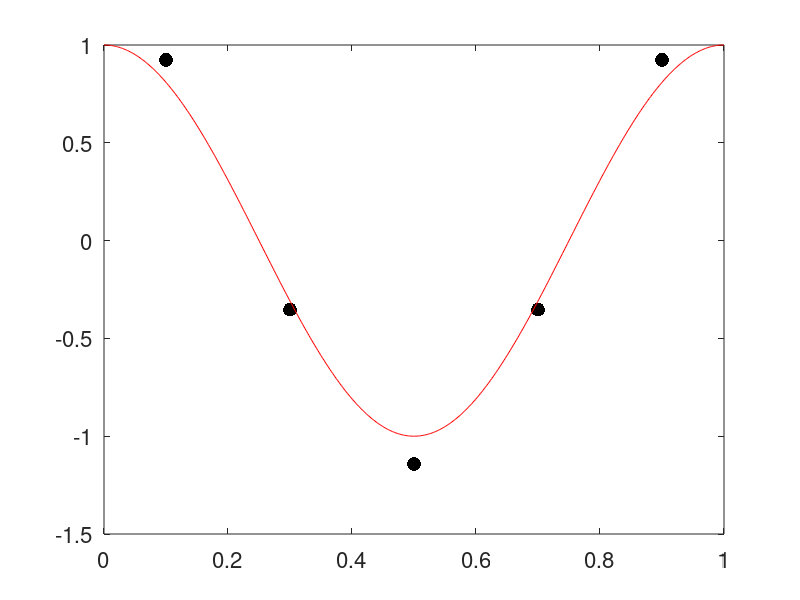
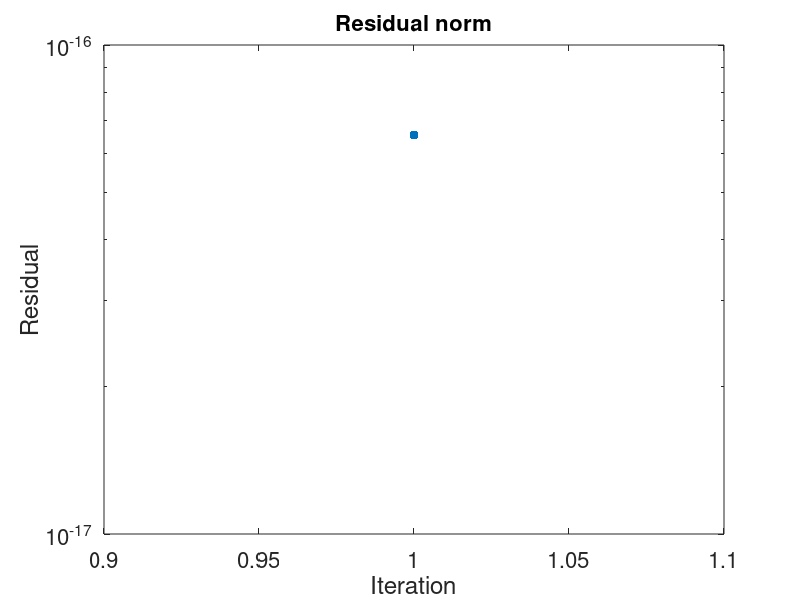

Source code (MATLAB) for these figures, in order:
function neumann(method,sc)
% NEUMANN solves a 1d Neumann problem
%
% NEUMANN(METHOD,SOLVER_CHOICE) solves using a two step procesure (METHOD=1) or by
% setting an interior value (METHOD=2).   SOLVER_CHOICE is one of 'direct',
% 'pcg','bicgstab' or 'gmres'.
%


global A h solver_choice;

if (nargin < 2)
    sc = 'direct';
    if (nargin < 1)
        method = 1;    % 1 : Two step procedure;  2 : set interior value.
    end
end

plot_eig = false;    % Plot eigenvalues and return

% In the two step version, we can impose either mean on the boundary or the
% interior.  Choices : 
% 
%  enforce_mean_bc       : Enforce zero mean on the boundary
%  enforce_mean_domain   : Enforce zero mean in the domain.
% 

twostep_choice = 'enforce_mean_domain';   


solver_choice = sc;
tol = 1e-8;

% --------------------------------
% Physical parameters
% --------------------------------
u_true = @(x) cos(2*pi*x);
ux_true = @(x) -(2*pi)*sin(2*pi*x);
uxx_true = @(x) -(2*pi)^2*cos(2*pi*x);

% u_true = @(x) x - 0.5;
% ux_true = @(x) ones(size(x));
% uxx_true = @(x) zeros(size(x));

% Domain
ax = 0;
bx = 1;

% --------------------------------
% Numerical parameters
% --------------------------------

N = input('Input N : ');
h = (bx-ax)/N;

xe = linspace(0,1,N+1)';
xc = xe(1:end-1) + h/2;

uc = u_true(xc);
ul = u_true(xe(1));
ur = u_true(xe(end));
uxl = ux_true(xe(1));
uxr = ux_true(xe(end));

% Check compatibility
s = sum(uxx_true(xc));   % FTC!
tol_input = 1e-8;
if abs(s - (uxr-uxl)) > tol_input
    warning('Compatibility condition not satisfied');
end
if abs(ul + ur) > tol_input
    warning('The true solution on the boundary does not have zero mean')
end
if (abs(sum(uc)*h) > tol_input)
    warning('The true solution does not have zero mean');
end

switch method
    case 1
        % Two step procedure;  Enforce zero mean either on the boundary or 
        % in the domain.
        
        switch twostep_choice
            case 'enforce_mean_bc'
                enforce = @F;
            case 'enforce_mean_domain'
                enforce = @G;
        end
        
        % Set up matrix with Dirichlet condition at left edge; Neumann at
        % right.
        z = ones(N,1);
        A = spdiags([z -2*z z],-1:1,N,N);
        A(1,1) = -3;
        A(N,N) = -1;
        
        if (plot_eig)
            figure(2)
            clf;
            plot(eig(full(A)),'.','markersize',30);
            set(gca,'fontsize',16);
            hold on;
            plot(xlim,[0 0],'k--');
            plot([0 0],ylim,'k--');
            hold off;
            fprintf('Minimum eigenvalue : %12.4e\n',min(abs(eig(full(A)))));
            return
        end
        
        % Right hand side
        f = h^2*uxx_true(xc);
        
        % Solve for unknown value at left end point by solving F(g) = 0
        % where
        %          F(g) = a*g + b
        %
        
        tic;
        b = enforce(f,0,uxl,uxr);      % set g=0
        a = enforce(f,1,uxl,uxr) - b;  % set g=1
        g = -b/a;
        
        % Final solution
        [c,u,flag,relres,iter,resvec] = enforce(f,g,uxl,uxr);   % c should be 0 here
        t1 = toc;

    case 2
        % Neumann conditions at both ends with identity stencil at one
        % point
        
        z = ones(N,1);
        A = spdiags([z -2*z z],-1:1,N,N);
        A(1,1) = -1;
        A(N,N) = -1;
        
        if (plot_eig)
            figure(2)
            clf
            plot(sort(eig(full(A))),'b.','markersize',30);
            hold on;
            fprintf('Minimum eigenvalue : %12.4e\n',min(abs(eig(full(A)))));
        end
        
        % Set one point to identity stencil.  By setting to -2, 
        % we get a positive definite matrix (although PCG still doesn't
        % really work (???)
        A(N/2,(N/2-1):(N/2+1)) = [0 -2 0];
        
        if (plot_eig)
            plot(sort(eig(full(A))),'ro','markersize',7);
            plot(xlim,[0 0],'k--');
            plot([0 0],ylim,'k--');
            set(gca,'fontsize',16);
            hold off;
            legend({'Neumann', 'Modified Neumann'},'fontsize',16,'location','northwest')
            fprintf('Minimum eigenvalue : %12.4e\n',min(abs(eig(full(A)))));
            return
        end
        
        % Right hand side
        f = h^2*uxx_true(xc);
        
        % Set one point to identity stencil.
        f(N/2) = -2*u_true(xc(N/2));
        
        % BC
        bc = zeros(N,1);
        bc(1) = h*uxl;       % Dirichlet condition at left end
        bc(end) = -h*uxr;
        
        % Solver linear sysytem
        f = f + bc;
        maxit = 2*N;
        
        tic
        switch solver_choice
            case 'direct'
                u = A\f;
                flag = 0;
                relres = norm(A*u-f)/norm(f);
                iter = 1;
                resvec = relres;
                
            case 'bicgstab'
                [u,flag,relres,iter,resvec] = bicgstab(-A,-f,tol,maxit);
            case 'pcg'
                [u,flag,relres,iter,resvec] = pcg(-A,-f,tol,maxit);
            case 'gmres'
                restart = 20;
                maxit = 5*N;
                [u,flag,relres,iter,resvec] = gmres(-A,-f,restart,tol,maxit);                
        end
        t1 = toc;
    case 3
        % Mean value of the true solution; used for setting the constant in
        % the computed solution.
        meanSol = h*sum(u_true(xc));
        
        % Right hand side
        f = h^2*uxx_true(xc);
        tic
        fhat = dct2(f);
        den = -4*sin((0:N-1)'*pi/(2*N)).^2;
        phat = fhat./den;
        phat(1) = meanSol/h;  % Pick the constant to be the mean of the solution
        u = idct2(phat);
        t1 = toc;
        flag = 0;

        % Compute the residual
        z = ones(N,1);
        A = spdiags([z -2*z z],-1:1,N,N);
        A(1,1) = -1;
        A(N,N) = -1;
        relres = norm(A*u-f)/norm(f);
        iter = 1;
        resvec = relres;
end

% Plot the solution
figure(1);
clf
plot(xc,u,'k.','markersize',30);
hold on;

xf = linspace(0,1,500);
uf = u_true(xf);
plot(xf,uf,'r');
set(gca,'fontsize',16);


err = norm(u - u_true(xc),1)*h;

if (flag > 0)
    warning(sprintf('%s : Convergence not successful;  flag = %d\n',solver_choice,flag));
else
    fprintf(sprintf('%s : Successful convergence\n',solver_choice));
end
fprintf('\n');
fprintf('%15s %12d\n','N',N);
fprintf('%15s %12d\n','Flag',flag);
fprintf('%15s %12.4e\n','Rel. Residual',relres);
fprintf('%15s %12d\n','Iterations',round(iter(1)));  % BICGSTAB results non-integer value
fprintf('%15s %12.2e\n','Timing',t1);
fprintf('%15s %12.4e\n','Error',err);
fprintf('\n');

figure(3);
clf
semilogy(resvec,'.-','markersize',20);
set(gca,'fontsize',16);
title('Residual norm','fontsize',16);
xlabel('Iteration');
ylabel('Residual');

shg

end


function [c,u,flag,relres,iter,resvec] = F(f,g,uxl,uxr)

global A h solver_choice tol

N = length(A);

bc = zeros(N,1);
bc(1) = -2*g;       % Dirichlet condition at left end
bc(end) = -h*uxr;   % Neumann condition at the right end

% Solve problem with u=g at left end point; u_x = uxl at right end point
b = f + bc;

switch solver_choice
    case 'direct'
        u = A\b;
        flag = 0;
        relres = norm(A*u-b)/norm(b);
        iter = 1;
        resvec = relres;
        
    case 'bicgstab'
        [u,flag,relres,iter,resvec] = bicgstab(-A,-b,tol,2*N);
    case 'pcg'
        [u,flag,relres,iter,resvec] = pcg(-A,-b,tol,2*N);
    case 'gmres'
        restart = 20;
        maxit = 5*N;
        [u,flag,relres,iter,resvec] = gmres(-A,-b,restart,tol,maxit);
end

% Use Neumann condition at right end to get value at right end point
ur_ghost = u(end) + h*uxr;
ur = (u(end) + ur_ghost)/2;

% Impose Neumann condition at left edge as constraint :
%
%          (u(1) - ul_ghost)/h = uxl
%
% Use ur + ul = 0 to get g = ul = -ur and substitute into
% expression for Dirichlet condition
%
%             (u(1) + u_ghost)/2 = g
% to get

ul_ghost = 2*(-ur) - u(1);   % ul_ghost = 2*g - u(1)

% Final constraint condition.
c = (u(1) - ul_ghost)/h - uxl;


end

% Enforce zero mean in the domain
function [c,u,flag,relres,iter,resvec] = G(f,g,uxl,uxr)

global A h solver_choice tol

N = length(A);

bc = zeros(N,1);
bc(1) = -2*g;       % Dirichlet condition at left end
bc(end) = -h*uxr;   % Neumann condition at the right end

% Solve problem with u=g at left end point; u_x = uxl at right end point
b = f + bc;

switch solver_choice
    case 'direct'
        u = A\b;
        flag = 0;
        relres = norm(A*u-b)/norm(b);
        iter = 1;
        resvec = relres;
        
    case 'bicgstab'
        [u,flag,relres,iter,resvec] = bicgstab(-A,-b,tol,2*N);
    case 'pcg'
        [u,flag,relres,iter,resvec] = pcg(-A,-b,tol,2*N);
    case 'gmres'
        restart = 20;
        maxit = 5*N;
        [u,flag,relres,iter,resvec] = gmres(-A,-b,restart,tol,maxit);
end

% Use Neumann condition at right end to get value at right end point
ur_ghost = u(end) + h*uxr;
ur = (u(end) + ur_ghost)/2;

% Impose Neumann condition at left edge as constraint :
%
%          (u(1) - ul_ghost)/h = uxl
%
% Use sum(u) = 0 to get sum(u) = u(1) + (sum(u) - u(1)).  We want sum(u) = 0, 
% so we get u1 = -sum(u) + u(1).  Use this to enforce Neumann constraint
%
%             (u1 + ul_ghost)/2 = g
% to get

ul_ghost = 2*(-sum(u) + u(1)) - u(1);   % ul_ghost = 2*g - u(1)

% Final constraint condition.
c = (u(1) - ul_ghost)/h - uxl;


end


function coeffs = dct2(x,dim)
%  DCT2   Discrete Cosine Transform Type II computed using the fast Fourier Transform.
%     X = dct2(x) computes the Discrete Cosine Transform Type II (DCT-II) of the columns of X.
%
%     X = dct2(x,dim) computes the DCT along the dimension specified.
%     if dim = 1 (default) then the DCT is along the columns.
%     if dim = 2 then the DCT is along the rows.
%
%  See also idct2, dct, idct, dst, dst2, idst, idst2.

[m,n] = size(x);

if nargin == 1
    dim = 1;
end

% Trivial case (constant):
if ( m <= 1 )
    coeffs = x;
    return
end

if dim == 2
    j = (0:n-1);
    % Mirror the values for FFT:
    tmp = [x x(:,n:-1:1)];
    scale = n;
else
    j = (0:m-1)';
    % Mirror the values for FFT:
    tmp = [x; x(m:-1:1,:)];
    scale = m;
end

% Pre-compute the weight vector:
w = 2*exp(1i*j*pi/(2*scale));

% tmp = [x; x(m:-1:1,:)];
coeffs = ifft(tmp,[],dim);

% Truncate, flip the order, and multiply the weight vector:
coeffs = bsxfun(@times, w, coeffs(1:m,1:n));

% Scale the coefficient for the constant term:
coeffs = (scale)/2*coeffs;

% Post-process:
if ( isreal(x) )  
    % Real-valued case:
    coeffs = real(coeffs);
elseif ( isreal(1i*x) )  
    % Imaginary-valued case:
    coeffs = 1i*imag(coeffs);
end

end

function coeffs = idct2(x,dim)
%  IDCT2   Inverse Discrete Cosine Transform Type II computed using the fast Fourier Transform.
%     X = idct2(x) computes the Inverse Discrete Cosine Transform Type II (DCTII) of the columns of X.
%
%     X = idct2(x,dim) computes the inverse DCT along the dimension specified.
%     if dim = 1 (default) then the inverse DCT is along the columns.
%     if dim = 2 then the inverse DCT is along the rows.
%
%  See also dct2.

[m,n] = size(x);

if nargin == 1
    dim = 1;
end

% Trivial case (constant):
if ( m <= 1 )
    coeffs = x;
    return
end

if dim == 2
    % Account for constant term
    x(:,1) = .5*x(:,1); 

    % Mirror the values for FFT:
    tmp = [x ones(m,1) x(:,end:-1:2)];
    scale = n;

    % Pre-compute the weight vector:
    w = (exp(-1i*(0:2*n-1)*pi/(2*n))/2);
    w([1, n+1]) = [2*w(1) 0];
    w(n+2:end) = -w(n+2:end);

else
    % Account for constant term
    x(1,:) = .5*x(1,:); 

    % Mirror the values for FFT:
    tmp = [x ; ones(1, n) ; x(end:-1:2,:)];
    scale = m;
    
    % Pre-compute the weight vector:
    w = (exp(-1i*(0:2*m-1)*pi/(2*m))/2).';
    w([1, m+1]) = [2*w(1); 0];
    w(m+2:end) = -w(m+2:end);
end

% Apply the weight vector:
tmp = bsxfun(@times, tmp, w);

coeffs = fft(tmp,[],dim);

% Truncate, flip the order, and scale:
% coeffs = (2/scale)*coeffs(j,k);
% Does fftshift work here? 
coeffs = (2/scale)*coeffs(1:m,1:n);

% Post-process:
if ( isreal(x) )  
    % Real-valued case:
    coeffs = real(coeffs);
elseif ( isreal(1i*x) )  
    % Imaginary-valued case:
    coeffs = 1i*imag(coeffs);
end

end
